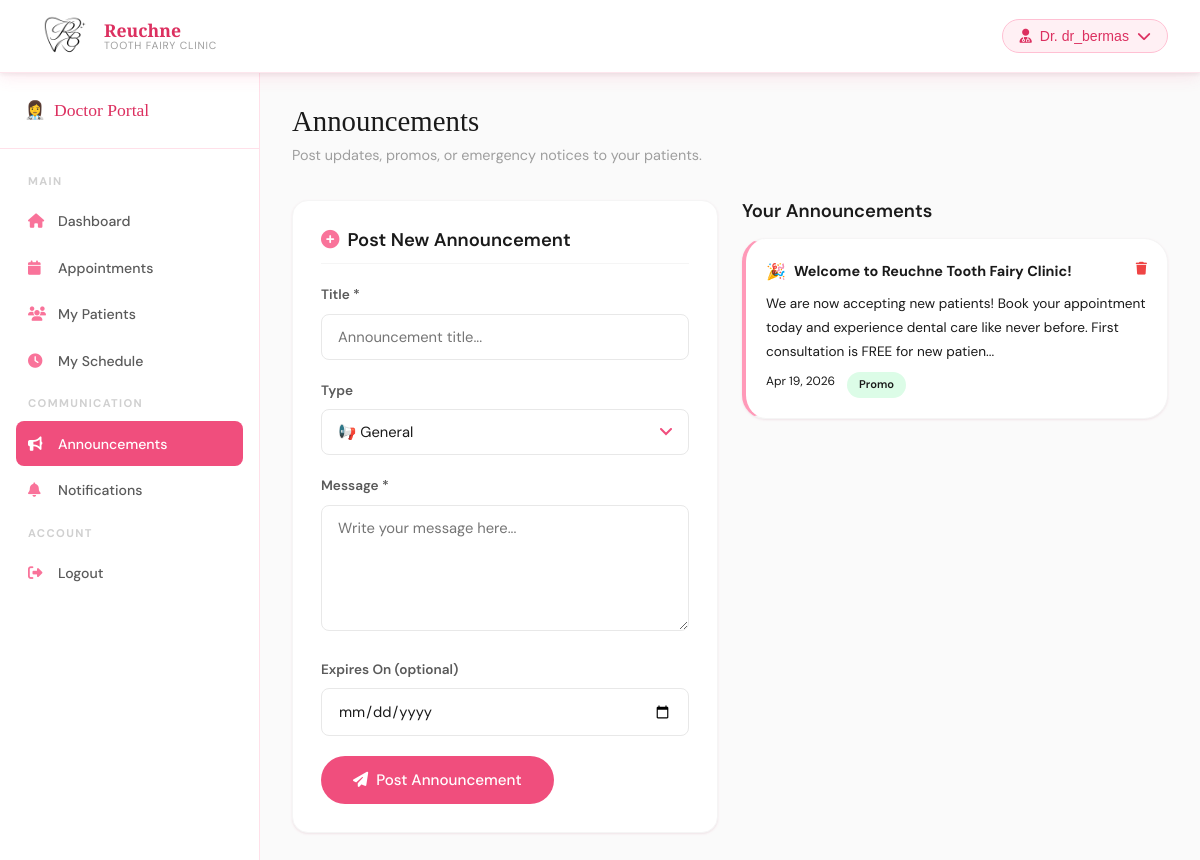
The page /doctor/announcements.php (signed in) on the database its author committed.
### tables this page shows
CREATE TABLE announcements (
    id INT AUTO_INCREMENT PRIMARY KEY,
    doctor_id INT NOT NULL,
    title VARCHAR(255) NOT NULL,
    content TEXT NOT NULL,
    type ENUM('general','promo','emergency','schedule_change') DEFAULT 'general',
    is_published TINYINT(1) DEFAULT 1,
    expires_at DATE NULL,
    created_at TIMESTAMP DEFAULT CURRENT_TIMESTAMP,
    FOREIGN KEY (doctor_id) REFERENCES users(id) ON DELETE CASCADE
);

### includes/auth.php (called while the page is built, shortened)
<?php
function sanitize($input) {
    return htmlspecialchars(strip_tags(trim($input)));
}

### doctor/announcements.php (the view, shortened to what this page needs)
<?php
require_once __DIR__ . '/../includes/auth.php';
$db = getDB();
$uid = $_SESSION['user_id'];
$announcements = $db->prepare("SELECT * FROM announcements WHERE doctor_id=? ORDER BY created_at DESC");
$announcements->bind_param("i",$uid); $announcements->execute();
$allAnn = $announcements->get_result()->fetch_all(MYSQLI_ASSOC);
require_once __DIR__ . '/../includes/doctor-sidebar.php';
?>
<div class="page-header">
    <h1>Announcements</h1>
    <p>Post updates, promos, or emergency notices to your patients.</p>
</div>
<div style="display:grid;grid-template-columns:1fr 1fr;gap:1.5rem" class="responsive-grid-1">
    <div class="table-card" style="padding:1.75rem">
        <h4 style="margin-bottom:1.25rem;padding-bottom:0.75rem;border-bottom:1px solid var(--gray-100)"><i class="fas fa-plus-circle" style="color:var(--pink-400);margin-right:0.5rem"></i>Post New Announcement</h4>
        <form method="POST">
            <div class="form-group">
                <label class="form-label">Title *</label>
                <input type="text" name="title" class="form-control" placeholder="Announcement title..." required>
            </div>
            <div class="form-group">
                <label class="form-label">Type</label>
                <select name="type" class="form-control">
                    <option value="general">📢 General</option>
                </select>
            </div>
            <div class="form-group">
                <label class="form-label">Message *</label>
                <textarea name="content" class="form-control" rows="5" placeholder="Write your message here..." required></textarea>
            </div>
            <div class="form-group">
                <label class="form-label">Expires On (optional)</label>
                <input type="date" name="expires_at" class="form-control" min="<?= date('Y-m-d') ?>">
            </div>
            <button type="submit" name="create" class="btn-primary"><i class="fas fa-paper-plane"></i> Post Announcement</button>
        </form>
    </div>
    <div>
        <h4 style="margin-bottom:1rem">Your Announcements</h4>
        <?php if (empty($allAnn)): ?>
        <div class="card" style="padding:3rem;text-align:center;color:var(--gray-400)">
            <div style="font-size:2.5rem;margin-bottom:0.75rem">📢</div>
            <p>No announcements yet. Post your first one!</p>
        </div>
        <?php else: foreach ($allAnn as $ann):
            $typeColors = ['general'=>'var(--pink-100)','promo'=>'#dcfce7','emergency'=>'#fee2e2','schedule_change'=>'#dbeafe'];
            $typeIcons  = ['general'=>'📢','promo'=>'🎉','emergency'=>'🚨','schedule_change'=>'📅'];
        ?>
        <div class="card" style="padding:1.25rem;margin-bottom:0.75rem;border-left:4px solid var(--pink-300)">
            <div style="display:flex;justify-content:space-between;align-items:flex-start;margin-bottom:0.5rem">
                <div style="display:flex;align-items:center;gap:0.5rem">
                    <span><?= $typeIcons[$ann['type']] ?? '📢' ?></span>
                    <span style="font-weight:700;font-size:0.9rem"><?= sanitize($ann['title']) ?></span>
                </div>
                <a href="?delete=<?= $ann['id'] ?>" style="color:#ef4444;font-size:0.8rem" data-confirm="Delete this announcement?"><i class="fas fa-trash"></i></a>
            </div>
            <p style="font-size:0.85rem;color:var(--gray-600);margin-bottom:0.5rem"><?= sanitize(substr($ann['content'],0,150)) ?>...</p>
            <div style="display:flex;gap:0.75rem;font-size:0.75rem;color:var(--gray-400)">
                <span><?= date('M d, Y', strtotime($ann['created_at'])) ?></span>
                <span class="badge" style="background:<?= $typeColors[$ann['type']] ?? 'var(--pink-100)' ?>;font-size:0.7rem"><?= ucfirst(str_replace('_',' ',$ann['type'])) ?></span>
            </div>
        </div>
        <?php endforeach; endif; ?>
    </div>
</div>
<?php require_once __DIR__ . '/../includes/dashboard-footer.php'; ?>

### assets/css/main.css (style rules this page uses)
:root { --pink-50: #fff0f4; --pink-100: #ffe0e9; --pink-200: #ffc0d3; --pink-300: #ff99b8; --pink-400: #f9739a; --pink-500: #f04e7d; --pink-600: #dc3060; --pink-700: #b8204a; --white: #ffffff; --gray-50: #fafafa; --gray-100: #f5f5f5; --gray-200: #e8e8e8; --gray-300: #d0d0d0; --gray-500: #9e9e9e; --gray-700: #5a5a5a; --gray-900: #1a1a1a; --shadow-sm: 0 1px 3px rgba(240,78,125,0.08), 0 1px 2px rgba(0,0,0,0.04); --shadow-md: 0 4px 16px rgba(240,78,125,0.12), 0 2px 4px rgba(0,0,0,0.06); --shadow-lg: 0 10px 40px rgba(240,78,125,0.16), 0 4px 12px rgba(0,0,0,0.08); --shadow-xl: 0 24px 64px rgba(240,78,125,0.18); --radius-sm: 8px; --radius-md: 16px; --radius-lg: 24px; --radius-xl: 32px; --font-display: 'Cormorant Garamond', 'Playfair Display', Georgia, serif; --font-body: 'DM Sans', system-ui, sans-serif; --transition: all 0.3s cubic-bezier(0.4, 0, 0.2, 1); }
*, *::before, *::after { box-sizing: border-box; margin: 0; padding: 0; }
html { scroll-behavior: smooth; }
body { font-family: var(--font-body); color: var(--gray-900); background: var(--white); line-height: 1.6; overflow-x: hidden; }
h1,h2,h3,h4,h5 { font-family: var(--font-display); line-height: 1.2; }
h1 { font-size: clamp(2.4rem, 5vw, 4rem); font-weight: 400; }
h4 { font-size: 1.15rem; font-weight: 600; font-family: var(--font-body); }
p { color: var(--gray-700); font-size: 0.97rem; line-height: 1.75; }
a { text-decoration: none; color: inherit; }
.btn-primary { display: inline-flex; align-items: center; gap: 0.5rem; padding: 0.85rem 2rem; border-radius: 50px; background: var(--pink-500); color: white; font-family: var(--font-body); font-size: 0.95rem; font-weight: 500; border: none; cursor: pointer; transition: var(--transition); text-decoration: none; }
.card { background: white; border-radius: var(--radius-lg); box-shadow: var(--shadow-sm); border: 1px solid var(--gray-100); overflow: hidden; transition: var(--transition); }
.form-group { margin-bottom: 1.25rem; }
.form-label { display: block; font-size: 0.85rem; font-weight: 600; color: var(--gray-700); margin-bottom: 0.5rem; }
.form-control { width: 100%; padding: 0.75rem 1rem; border-radius: var(--radius-sm); border: 1.5px solid var(--gray-200); background: white; font-family: var(--font-body); font-size: 0.92rem; color: var(--gray-900); transition: var(--transition); outline: none; }
textarea.form-control { resize: vertical; min-height: 120px; }
select.form-control { cursor: pointer; appearance: none; background-repeat: no-repeat; background-position: right 1rem center; padding-right: 2.5rem; }
.page-header { margin-bottom: 2rem; }
.page-header h1 { font-size: 1.8rem; margin-bottom: 0.25rem; }
.page-header p { color: var(--gray-500); font-size: 0.9rem; }
.table-card { background: white; border-radius: var(--radius-md); box-shadow: var(--shadow-sm); border: 1px solid var(--gray-100); overflow: hidden; }
.badge { display: inline-flex; align-items: center; gap: 0.3rem; padding: 0.25rem 0.75rem; border-radius: 50px; font-size: 0.75rem; font-weight: 600; }

### rows shown on the page
announcements: type "🎉", title "Welcome to Reuchne Tooth Fairy Clinic!", content "We are now accepting new patients! Book your appointment today and experience dental care like never before. First consultation is FREE for new patien", created_at "Apr 19, 2026", type "Promo"

### other values the page prints
$_SESSION['username'] "dr_bermas"
